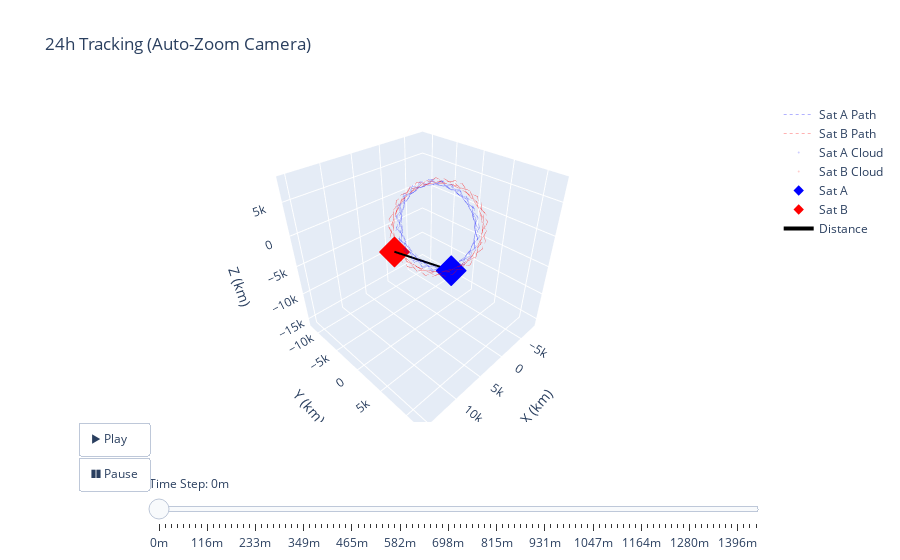

Notebook code for this chart:
### Code cell
import torch
import numpy as np
import pandas as pd
import math
import plotly.graph_objects as go
from sgp4.api import Satrec, WGS72

# --- 1. FORECAST ENGINE (Physics Fixed) ---
class ConjunctionForecaster:
    def __init__(self, assessor, tle1_A, tle2_A, tle1_B, tle2_B):
        self.assessor = assessor
        self.tle_A = (tle1_A, tle2_A)
        self.tle_B = (tle1_B, tle2_B)
        self.device = assessor.device

    def precompute_24h_tracks(self, start_time_str, steps=100):
        print(f"[-] Pre-computing {steps} frames for 24h forecast...")
        self.start_time = pd.to_datetime(start_time_str)
        self.times = np.linspace(0, 1440, steps) # 24 hours
        
        def get_track(tle, times_min):
            sat = Satrec.twoline2rv(*tle, WGS72)
            jd_epoch = sat.jdsatepoch + sat.jdsatepochF
            ts_epoch = pd.Timestamp(jd_epoch - 2440587.5, unit='D')
            
            # Offsets
            epoch_offset_min = (self.start_time - ts_epoch).total_seconds() / 60.0
            dt_since_epoch = times_min + epoch_offset_min
            
            # SGP4 (Julian Date)
            jd_sim = jd_epoch + (dt_since_epoch / 1440.0)
            e, r, v = sat.sgp4_array(jd_sim, np.zeros_like(jd_sim))
            f107 = 133.0 # For simplicity, we use a constant F10.7 here. You can fetch actual values if needed.
            
            # Handle NaNs
            r_np, v_np = np.array(r), np.array(v)
            if np.isnan(r_np).any(): r_np = np.nan_to_num(r_np)
            if np.isnan(v_np).any(): v_np = np.nan_to_num(v_np)

            # PINN Correction
            N = len(r_np)
            bstar = np.full((N, 1), sat.bstar)
            ndot = np.full((N, 1), sat.ndot)
            dt_in = dt_since_epoch.reshape(-1, 1)
            f107_in = np.full((N, 1), f107)
            
            X_raw = np.hstack([r_np, v_np, bstar, ndot, dt_in, f107_in])
            X_scaled = self.assessor.scaler_X.transform(X_raw)
            X_tensor = torch.tensor(X_scaled, dtype=torch.float32).to(self.device)
            t_tensor = torch.tensor(dt_in/1440.0, dtype=torch.float32).to(self.device)
            
            with torch.inference_mode():
                pred = self.assessor.model(X_tensor, t_tensor).cpu().numpy()
            
            corr = self.assessor.scaler_y.inverse_transform(pred)
            return r_np + corr[:, :3], v_np

        self.track_A, self.v_A = get_track(self.tle_A, self.times)
        self.track_B, self.v_B = get_track(self.tle_B, self.times)

    def generate_cloud(self, r, v, n_samples=200):
        # Reduced samples for smoother animation
        u_r = r / np.linalg.norm(r)
        h = np.cross(r, v)
        u_c = h / np.linalg.norm(h)
        u_i = np.cross(u_c, u_r)
        R_mat = np.stack([u_r, u_i, u_c], axis=1)
        # 50m Radial, 500m In-Track
        noise_ric = np.random.normal(0, [0.05, 0.50, 0.05], (n_samples, 3))
        return r + noise_ric @ R_mat.T

# --- 2. VISUALIZER WITH FOLLOW CAMERA ---
def visualize_forecast_animated(forecaster):
    print("[-] Building Follow-Camera Animation...")
    
    track_A = forecaster.track_A
    track_B = forecaster.track_B
    
    fig = go.Figure()

    # --- STATIC BACKGROUND (Whole Orbit) ---
    # We make these thin and transparent so they don't clutter the view
    fig.add_trace(go.Scatter3d(x=track_A[:,0], y=track_A[:,1], z=track_A[:,2],
                               mode='lines', name='Sat A Path', 
                               line=dict(color='blue', width=1, dash='dot'), opacity=0.3))
    fig.add_trace(go.Scatter3d(x=track_B[:,0], y=track_B[:,1], z=track_B[:,2],
                               mode='lines', name='Sat B Path', 
                               line=dict(color='red', width=1, dash='dot'), opacity=0.3))

    # --- DYNAMIC TRACES (Indices 2-6) ---
    cA = forecaster.generate_cloud(track_A[0], forecaster.v_A[0])
    cB = forecaster.generate_cloud(track_B[0], forecaster.v_B[0])
    
    fig.add_trace(go.Scatter3d(x=cA[:,0], y=cA[:,1], z=cA[:,2], mode='markers', name='Sat A Cloud',
                               marker=dict(size=2, color='blue', opacity=0.1))) 
    fig.add_trace(go.Scatter3d(x=cB[:,0], y=cB[:,1], z=cB[:,2], mode='markers', name='Sat B Cloud',
                               marker=dict(size=2, color='red', opacity=0.1))) 
    fig.add_trace(go.Scatter3d(x=[track_A[0,0]], y=[track_A[0,1]], z=[track_A[0,2]], mode='markers', name='Sat A',
                               marker=dict(size=8, color='blue', symbol='diamond'))) 
    fig.add_trace(go.Scatter3d(x=[track_B[0,0]], y=[track_B[0,1]], z=[track_B[0,2]], mode='markers', name='Sat B',
                               marker=dict(size=8, color='red', symbol='diamond'))) 
    fig.add_trace(go.Scatter3d(x=[track_A[0,0], track_B[0,0]], y=[track_A[0,1], track_B[0,1]], z=[track_A[0,2], track_B[0,2]],
                               mode='lines', name='Distance', line=dict(color='black', width=4)))

    # --- FRAMES WITH DYNAMIC CAMERA ---
    frames = []
    
    # Calculate global min/max miss distance to adapt zoom speed
    dists = np.linalg.norm(track_A - track_B, axis=1)
    
    for i, t_min in enumerate(forecaster.times):
        # 1. Update Data
        cloud_A = forecaster.generate_cloud(track_A[i], forecaster.v_A[i])
        cloud_B = forecaster.generate_cloud(track_B[i], forecaster.v_B[i])
        diff = track_A[i] - track_B[i]
        dist = np.linalg.norm(diff)
        
        # Risk Metric
        try:
            cov = np.cov((cloud_A - cloud_B).T)
            inv_cov = np.linalg.inv(cov)
            mahal = math.sqrt(diff.T @ inv_cov @ diff)
        except: mahal = 0.0
        
        status_color = "green" if mahal > 5 else "red"
        time_str = (forecaster.start_time + pd.Timedelta(minutes=t_min)).strftime("%H:%M")
        title_txt = f"Time: {time_str} (+{t_min:.0f}m) | Dist: {dist:.2f}km | <span style='color:{status_color}'>Risk: {mahal:.1f}σ</span>"

        # 2. CALCULATE CAMERA BOX (The "Follow" Logic)
        # Find midpoint between satellites
        mid = (track_A[i] + track_B[i]) / 2
        
        # Determine Zoom Level (Span)
        # If they are far apart (1000km), zoom out. If close (1km), zoom in.
        # We enforce a minimum box size of 50km so we don't get lost.
        span = max(50.0, dist * 1.5) 
        
        x_rng = [mid[0] - span, mid[0] + span]
        y_rng = [mid[1] - span, mid[1] + span]
        z_rng = [mid[2] - span, mid[2] + span]

        frames.append(go.Frame(
            data=[
                go.Scatter3d(x=cloud_A[:,0], y=cloud_A[:,1], z=cloud_A[:,2]),
                go.Scatter3d(x=cloud_B[:,0], y=cloud_B[:,1], z=cloud_B[:,2]),
                go.Scatter3d(x=[track_A[i,0]], y=[track_A[i,1]], z=[track_A[i,2]]),
                go.Scatter3d(x=[track_B[i,0]], y=[track_B[i,1]], z=[track_B[i,2]]),
                go.Scatter3d(x=[track_A[i,0], track_B[i,0]], y=[track_A[i,1], track_B[i,1]], z=[track_A[i,2], track_B[i,2]])
            ],
            traces=[2, 3, 4, 5, 6],
            layout=go.Layout(
                title=title_txt,
                scene=dict(
                    xaxis=dict(range=x_rng),
                    yaxis=dict(range=y_rng),
                    zaxis=dict(range=z_rng)
                )
            ),
            name=str(i)
        ))

    fig.frames = frames

    # --- INITIAL LAYOUT ---
    mid_start = (track_A[0] + track_B[0]) / 2
    span_start = max(50.0, np.linalg.norm(track_A[0]-track_B[0]) * 1.5)
    
    fig.update_layout(
        title="24h Tracking (Auto-Zoom Camera)",
        scene=dict(
            xaxis=dict(title='X (km)', range=[mid_start[0]-span_start, mid_start[0]+span_start]),
            yaxis=dict(title='Y (km)', range=[mid_start[1]-span_start, mid_start[1]+span_start]),
            zaxis=dict(title='Z (km)', range=[mid_start[2]-span_start, mid_start[2]+span_start]),
            aspectmode='cube' # Forces the defined ranges to appear cubic
        ),
        updatemenus=[{
            'type': 'buttons',
            'showactive': False,
            'y': 0, 'x': 0.1,
            'buttons': [{
                'label': '▶ Play',
                'method': 'animate',
                'args': [None, dict(frame=dict(duration=50, redraw=True), fromcurrent=True)]
            }, {
                'label': '❚❚ Pause',
                'method': 'animate',
                'args': [[], dict(frame=dict(duration=0, redraw=False), mode='immediate')]
            }]
        }],
        sliders=[{
            'currentvalue': {'prefix': 'Time Step: ', 'visible': True},
            'pad': {'t': 50},
            'len': 0.9, 'x': 0.1,
            'steps': [{'args': [[str(k)], dict(mode='immediate', frame=dict(duration=0, redraw=True))],
                       'label': f"{t:.0f}m", 'method': 'animate'} for k, t in enumerate(forecaster.times)]
        }]
    )
    
    fig.show()

# --- EXECUTION ---
# Scenario TLEs
tle1_A = "1 50803U 22001A   22011.83334491  .00918374  26886-3 -20449-2 0  9990"
tle2_A = "2 50803  53.2176 175.5863 0053823 179.7175 211.9048 15.94459142  2073"

# starlink 2
tle1_B = "1 50818U 22001R   25201.52391946  .00000770  00000-0  66461-4 0  9997"
tle2_B = "2 50818  53.2172 131.3553 0001321  87.3059 272.8085 15.08836309196634"

# closest debris
# tle1_B = "1 99999U 22001A   22011.83334491  .00918374  26886-3 -20449-2 0  9990"
# tle2_B = "2 99999  53.2100 175.6000 0053823 179.7175 211.9048 15.94459142 42073"

start_time = "2022-01-12 12:00:00"
forecaster = ConjunctionForecaster(assessor, tle1_A, tle2_A, tle1_B, tle2_B)
forecaster.precompute_24h_tracks(start_time, steps=100)
visualize_forecast_animated(forecaster)

### Figure 1 — Plotly figure (JSON) as saved in the notebook; plotly's stock layout.template omitted (floating-point values rounded to 4 significant figures; data arrays with more than 128 entries replaced by an {"elided": "..."} marker saying what was removed)
{"data": [{"line": {"color": "blue", "dash": "dot", "width": 1}, "mode": "lines", "name": "Sat A Path", "opacity": 0.3, "type": "scatter3d", "x": [1506.0, -4731.0, -6585.0, -2497.0, 3881.0, 6544.0, 2869.0, -3577.0, -6739.0, -3763.0, 2631.0, 6514.0, 4100.0, -2256.0, -6590.0, -4852.0, 1262.0, 6153.0, 5203.0, -831.6, -6110.0, -5713.0, -170.0, 5497.0, 5969.0, 658.0, -5330.0, -6306.0, -1606.0, 4595.0, 6435.0, 2169.0, -4295.0, -6613.0, -2961.0, 3460.0, 6572.0, 3481.0, -3038.0, -6608.0, -4167.0, 2156.0, 6407.0, 4609.0, -1609.0, -6288.0, -5173.0, 750.3, 5932.0, 5510.0, -137.3, -5673.0, -5929.0, -684.6, 5169.0, 6152.0, 1309.0, -4796.0, -6413.0, -2079.0, 4154.0, 6499.0, 2684.0, -3692.0, -6602.0, -3375.0, 2944.0, 6528.0, 3924.0, -2408.0, -6479.0, -4513.0, 1597.0, 6237.0, 4975.0, -1006.0, -6049.0, -5436.0, 179.9, 5638.0, 5785.0, 444.1, -5327.0, -6106.0, -1248.0, 4763.0, 6313.0, 1870.0, -4345.0, -6490.0, -2616.0, 3657.0, 6529.0, 3204.0, -3153.0, -6559.0, -3859.0, 2375.0, 6420.0, 4381.0], "y": [3765.0, 3416.0, -2.504, -3450.0, -3575.0, -288.6, 3329.0, 3841.0, 861.5, -2916.0, -3896.0, -1186.0, 2722.0, 4084.0, 1707.0, -2234.0, -4029.0, -2024.0, 1927.0, 4134.0, 2484.0, -1436.0, -3968.0, -2764.0, 1082.0, 3954.0, 3147.0, -566.7, -3710.0, -3366.0, 180.6, 3568.0, 3653.0, 306.3, -3269.0, -3803.0, -719.4, 3038.0, 3989.0, 1187.0, -2655.0, -4051.0, -1599.0, 2361.0, 4119.0, 2026.0, -1900.0, -4098.0, -2404.0, 1561.0, 4059.0, 2769.0, -1059.0, -3928.0, -3092.0, 675.1, 3805.0, 3377.0, -166.4, -3553.0, -3625.0, -251.9, 3359.0, 3817.0, 746.8, -3005.0, -3974.0, -1171.0, 2746.0, 4071.0, 1632.0, -2310.0, -4119.0, -2034.0, 1989.0, 4125.0, 2441.0, -1496.0, -4052.0, -2797.0, 1124.0, 3975.0, 3132.0, -604.0, -3780.0, -3418.0, 195.7, 3623.0, 3666.0, 321.0, -3316.0, -3865.0, -747.6, 3082.0, 4017.0, 1237.0, -2678.0, -4113.0, -1657.0, 2377.0], "z": [-4976.0, -3375.0, 1343.0, 5031.0, 4032.0, -812.1, -4669.0, -4103.0, 341.0, 4592.0, 4675.0, 303.1, -4180.0, -4656.0, -680.7, 3944.0, 5105.0, 1430.0, -3603.0, -4996.0, -1721.0, 3114.0, 5307.0, 2498.0, -2700.0, -5159.0, -2719.0, 2135.0, 5269.0, 3437.0, -1651.0, -5184.0, -3602.0, 1071.0, 4990.0, 4226.0, -529.3, -4803.0, -4364.0, -59.46, 4474.0, 4820.0, 619.0, -4190.0, -4972.0, -1192.0, 3749.0, 5193.0, 1744.0, -3379.0, -5287.0, -2272.0, 2844.0, 5321.0, 2790.0, -2409.0, -5321.0, -3243.0, 1819.0, 5192.0, 3705.0, -1323.0, -5098.0, -4060.0, 716.2, 4821.0, 4445.0, -171.8, -4632.0, -4697.0, -425.7, 4230.0, 4972.0, 989.0, -3946.0, -5125.0, -1555.0, 3440.0, 5256.0, 2104.0, -3070.0, -5320.0, -2612.0, 2494.0, 5293.0, 3120.0, -2046.0, -5264.0, -3546.0, 1438.0, 5081.0, 3986.0, -922.7, -4954.0, -4315.0, 311.8, 4629.0, 4659.0, 247.6, -4405.0]}, {"line": {"color": "red", "dash": "dot", "width": 1}, "mode": "lines", "name": "Sat B Path", "opacity": 0.3, "type": "scatter3d", "x": [5753.0, 3726.0, -1171.0, -4803.0, -4094.0, 353.7, 4774.0, 5426.0, 1769.0, -3105.0, -5078.0, -2477.0, 2493.0, 5624.0, 4272.0, -411.0, -4471.0, -4472.0, -413.3, 4267.0, 5607.0, 2484.0, -2460.0, -5049.0, -3089.0, 1759.0, 5389.0, 4733.0, 356.3, -4046.0, -4749.0, -1158.0, 3686.0, 5681.0, 3149.0, -1765.0, -4912.0, -3625.0, 1003.0, 5054.0, 5101.0, 1115.0, -3536.0, -4921.0, -1865.0, 3042.0, 5645.0, 3750.0, -1035.0, -4670.0, -4076.0, 240.9, 4626.0, 5368.0, 1851.0, -2953.0, -4984.0, -2521.0, 2349.0, 5502.0, 4275.0, -284.6, -4329.0, -4433.0, -512.0, 4115.0, 5531.0, 2548.0, -2310.0, -4939.0, -3112.0, 1622.0, 5255.0, 4715.0, 470.8, -3896.0, -4690.0, -1240.0, 3532.0, 5586.0, 3193.0, -1619.0, -4788.0, -3628.0, 875.3, 4910.0, 5062.0, 1216.0, -3382.0, -4843.0, -1930.0, 2889.0, 5534.0, 3774.0, -895.8, -4533.0, -4058.0, 125.2, 4475.0, 5309.0], "y": [-3158.0, 2317.0, 5776.0, 4293.0, -888.1, -5380.0, -5378.0, -883.1, 4298.0, 5791.0, 2323.0, -3176.0, -6048.0, -3859.0, 1534.0, 5573.0, 4843.0, -50.21, -4964.0, -5736.0, -1712.0, 3699.0, 5928.0, 3082.0, -2437.0, -5956.0, -4491.0, 713.4, 5256.0, 5299.0, 794.0, -4447.0, -5985.0, -2515.0, 3021.0, 5947.0, 3784.0, -1646.0, -5746.0, -5041.0, -129.6, 4831.0, 5653.0, 1628.0, -3838.0, -6118.0, -3276.0, 2275.0, 5847.0, 4415.0, -817.5, -5421.0, -5496.0, -978.1, 4306.0, 5895.0, 2434.0, -3151.0, -6131.0, -3980.0, 1478.0, 5629.0, 4963.0, 32.55, -4988.0, -5847.0, -1815.0, 3690.0, 6021.0, 3198.0, -2397.0, -6025.0, -4612.0, 643.6, 5296.0, 5414.0, 887.1, -4454.0, -6087.0, -2625.0, 2995.0, 6028.0, 3902.0, -1591.0, -5800.0, -5159.0, -211.2, 4855.0, 5761.0, 1729.0, -3830.0, -6209.0, -3390.0, 2235.0, 5914.0, 4533.0, -749.1, -5460.0, -5609.0, -1070.0], "z": [-3120.0, -5663.0, -3521.0, 1500.0, 5145.0, 4323.0, -270.1, -4737.0, -5298.0, -1482.0, 3488.0, 5396.0, 2623.0, -2478.0, -5583.0, -4069.0, 785.8, 4871.0, 4722.0, 463.2, -4291.0, -5516.0, -2179.0, 2901.0, 5417.0, 3235.0, -1795.0, -5407.0, -4548.0, 55.65, 4510.0, 5035.0, 1186.0, -3772.0, -5639.0, -2841.0, 2261.0, 5342.0, 3789.0, -1082.0, -5138.0, -4951.0, -677.6, 4067.0, 5258.0, 1886.0, -3189.0, -5666.0, -3455.0, 1579.0, 5171.0, 4273.0, -352.8, -4783.0, -5268.0, -1401.0, 3551.0, 5387.0, 2551.0, -2553.0, -5596.0, -4010.0, 867.5, 4907.0, 4681.0, 380.7, -4345.0, -5496.0, -2102.0, 2970.0, 5420.0, 3169.0, -1874.0, -5431.0, -4498.0, 138.5, 4555.0, 5004.0, 1105.0, -3834.0, -5630.0, -2768.0, 2336.0, 5355.0, 3729.0, -1164.0, -5173.0, -4909.0, -595.0, 4121.0, 5238.0, 1809.0, -3258.0, -5668.0, -3388.0, 1658.0, 5195.0, 4222.0, -435.7, -4827.0]}, {"marker": {"color": "blue", "opacity": 0.1, "size": 2}, "mode": "markers", "name": "Sat A Cloud", "type": "scatter3d", "x": {"elided": "200 float values"}, "y": {"elided": "200 float values"}, "z": {"elided": "200 float values"}}, {"marker": {"color": "red", "opacity": 0.1, "size": 2}, "mode": "markers", "name": "Sat B Cloud", "type": "scatter3d", "x": {"elided": "200 float values"}, "y": {"elided": "200 float values"}, "z": {"elided": "200 float values"}}, {"marker": {"color": "blue", "size": 8, "symbol": "diamond"}, "mode": "markers", "name": "Sat A", "type": "scatter3d", "x": [1506.0], "y": [3765.0], "z": [-4976.0]}, {"marker": {"color": "red", "size": 8, "symbol": "diamond"}, "mode": "markers", "name": "Sat B", "type": "scatter3d", "x": [5753.0], "y": [-3158.0], "z": [-3120.0]}, {"line": {"color": "black", "width": 4}, "mode": "lines", "name": "Distance", "type": "scatter3d", "x": [1506.0, 5753.0], "y": [3765.0, -3158.0], "z": [-4976.0, -3120.0]}], "layout": {"scene": {"aspectmode": "cube", "xaxis": {"range": [-8867.0, 16130.0], "title": {"text": "X (km)"}}, "yaxis": {"range": [-12190.0, 12800.0], "title": {"text": "Y (km)"}}, "zaxis": {"range": [-16550.0, 8449.0], "title": {"text": "Z (km)"}}}, "sliders": [{"currentvalue": {"prefix": "Time Step: ", "visible": true}, "len": 0.9, "pad": {"t": 50}, "steps": [{"args": [["0"], {"frame": {"duration": 0, "redraw": true}, "mode": "immediate"}], "label": "0m", "method": "animate"}, {"args": [["1"], {"frame": {"duration": 0, "redraw": true}, "mode": "immediate"}], "label": "15m", "method": "animate"}, {"args": [["2"], {"frame": {"duration": 0, "redraw": true}, "mode": "immediate"}], "label": "29m", "method": "animate"}, {"args": [["3"], {"frame": {"duration": 0, "redraw": true}, "mode": "immediate"}], "label": "44m", "method": "animate"}, {"args": [["4"], {"frame": {"duration": 0, "redraw": true}, "mode": "immediate"}], "label": "58m", "method": "animate"}, {"args": [["5"], {"frame": {"duration": 0, "redraw": true}, "mode": "immediate"}], "label": "73m", "method": "animate"}, {"args": [["6"], {"frame": {"duration": 0, "redraw": true}, "mode": "immediate"}], "label": "87m", "method": "animate"}, {"args": [["7"], {"frame": {"duration": 0, "redraw": true}, "mode": "immediate"}], "label": "102m", "method": "animate"}, {"args": [["8"], {"frame": {"duration": 0, "redraw": true}, "mode": "immediate"}], "label": "116m", "method": "animate"}, {"args": [["9"], {"frame": {"duration": 0, "redraw": true}, "mode": "immediate"}], "label": "131m", "method": "animate"}, {"args": [["10"], {"frame": {"duration": 0, "redraw": true}, "mode": "immediate"}], "label": "145m", "method": "animate"}, {"args": [["11"], {"frame": {"duration": 0, "redraw": true}, "mode": "immediate"}], "label": "160m", "method": "animate"}, {"args": [["12"], {"frame": {"duration": 0, "redraw": true}, "mode": "immediate"}], "label": "175m", "method": "animate"}, {"args": [["13"], {"frame": {"duration": 0, "redraw": true}, "mode": "immediate"}], "label": "189m", "method": "animate"}, {"args": [["14"], {"frame": {"duration": 0, "redraw": true}, "mode": "immediate"}], "label": "204m", "method": "animate"}, {"args": [["15"], {"frame": {"duration": 0, "redraw": true}, "mode": "immediate"}], "label": "218m", "method": "animate"}, {"args": [["16"], {"frame": {"duration": 0, "redraw": true}, "mode": "immediate"}], "label": "233m", "method": "animate"}, {"args": [["17"], {"frame": {"duration": 0, "redraw": true}, "mode": "immediate"}], "label": "247m", "method": "animate"}, {"args": [["18"], {"frame": {"duration": 0, "redraw": true}, "mode": "immediate"}], "label": "262m", "method": "animate"}, {"args": [["19"], {"frame": {"duration": 0, "redraw": true}, "mode": "immediate"}], "label": "276m", "method": "animate"}, {"args": [["20"], {"frame": {"duration": 0, "redraw": true}, "mode": "immediate"}], "label": "291m", "method": "animate"}, {"args": [["21"], {"frame": {"duration": 0, "redraw": true}, "mode": "immediate"}], "label": "305m", "method": "animate"}, {"args": [["22"], {"frame": {"duration": 0, "redraw": true}, "mode": "immediate"}], "label": "320m", "method": "animate"}, {"args": [["23"], {"frame": {"duration": 0, "redraw": true}, "mode": "immediate"}], "label": "335m", "method": "animate"}, {"args": [["24"], {"frame": {"duration": 0, "redraw": true}, "mode": "immediate"}], "label": "349m", "method": "animate"}, {"args": [["25"], {"frame": {"duration": 0, "redraw": true}, "mode": "immediate"}], "label": "364m", "method": "animate"}, {"args": [["26"], {"frame": {"duration": 0, "redraw": true}, "mode": "immediate"}], "label": "378m", "method": "animate"}, {"args": [["27"], {"frame": {"duration": 0, "redraw": true}, "mode": "immediate"}], "label": "393m", "method": "animate"}, {"args": [["28"], {"frame": {"duration": 0, "redraw": true}, "mode": "immediate"}], "label": "407m", "method": "animate"}, {"args": [["29"], {"frame": {"duration": 0, "redraw": true}, "mode": "immediate"}], "label": "422m", "method": "animate"}, {"args": [["30"], {"frame": {"duration": 0, "redraw": true}, "mode": "immediate"}], "label": "436m", "method": "animate"}, {"args": [["31"], {"frame": {"duration": 0, "redraw": true}, "mode": "immediate"}], "label": "451m", "method": "animate"}, {"args": [["32"], {"frame": {"duration": 0, "redraw": true}, "mode": "immediate"}], "label": "465m", "method": "animate"}, {"args": [["33"], {"frame": {"duration": 0, "redraw": true}, "mode": "immediate"}], "label": "480m", "method": "animate"}, {"args": [["34"], {"frame": {"duration": 0, "redraw": true}, "mode": "immediate"}], "label": "495m", "method": "animate"}, {"args": [["35"], {"frame": {"duration": 0, "redraw": true}, "mode": "immediate"}], "label": "509m", "method": "animate"}, {"args": [["36"], {"frame": {"duration": 0, "redraw": true}, "mode": "immediate"}], "label": "524m", "method": "animate"}, {"args": [["37"], {"frame": {"duration": 0, "redraw": true}, "mode": "immediate"}], "label": "538m", "method": "animate"}, {"args": [["38"], {"frame": {"duration": 0, "redraw": true}, "mode": "immediate"}], "label": "553m", "method": "animate"}, {"args": [["39"], {"frame": {"duration": 0, "redraw": true}, "mode": "immediate"}], "label": "567m", "method": "animate"}, {"args": [["40"], {"frame": {"duration": 0, "redraw": true}, "mode": "immediate"}], "label": "582m", "method": "animate"}, {"args": [["41"], {"frame": {"duration": 0, "redraw": true}, "mode": "immediate"}], "label": "596m", "method": "animate"}, {"args": [["42"], {"frame": {"duration": 0, "redraw": true}, "mode": "immediate"}], "label": "611m", "method": "animate"}, {"args": [["43"], {"frame": {"duration": 0, "redraw": true}, "mode": "immediate"}], "label": "625m", "method": "animate"}, {"args": [["44"], {"frame": {"duration": 0, "redraw": true}, "mode": "immediate"}], "label": "640m", "method": "animate"}, {"args": [["45"], {"frame": {"duration": 0, "redraw": true}, "mode": "immediate"}], "label": "655m", "method": "animate"}, {"args": [["46"], {"frame": {"duration": 0, "redraw": true}, "mode": "immediate"}], "label": "669m", "method": "animate"}, {"args": [["47"], {"frame": {"duration": 0, "redraw": true}, "mode": "immediate"}], "label": "684m", "method": "animate"}, {"args": [["48"], {"frame": {"duration": 0, "redraw": true}, "mode": "immediate"}], "label": "698m", "method": "animate"}, {"args": [["49"], {"frame": {"duration": 0, "redraw": true}, "mode": "immediate"}], "label": "713m", "method": "animate"}, {"args": [["50"], {"frame": {"duration": 0, "redraw": true}, "mode": "immediate"}], "label": "727m", "method": "animate"}, {"args": [["51"], {"frame": {"duration": 0, "redraw": true}, "mode": "immediate"}], "label": "742m", "method": "animate"}, {"args": [["52"], {"frame": {"duration": 0, "redraw": true}, "mode": "immediate"}], "label": "756m", "method": "animate"}, {"args": [["53"], {"frame": {"duration": 0, "redraw": true}, "mode": "immediate"}], "label": "771m", "method": "animate"}, {"args": [["54"], {"frame": {"duration": 0, "redraw": true}, "mode": "immediate"}], "label": "785m", "method": "animate"}, {"args": [["55"], {"frame": {"duration": 0, "redraw": true}, "mode": "immediate"}], "label": "800m", "method": "animate"}, {"args": [["56"], {"frame": {"duration": 0, "redraw": true}, "mode": "immediate"}], "label": "815m", "method": "animate"}, {"args": [["57"], {"frame": {"duration": 0, "redraw": true}, "mode": "immediate"}], "label": "829m", "method": "animate"}, {"args": [["58"], {"frame": {"duration": 0, "redraw": true}, "mode": "immediate"}], "label": "844m", "method": "animate"}, {"args": [["59"], {"frame": {"duration": 0, "redraw": true}, "mode": "immediate"}], "label": "858m", "method": "animate"}, {"args": [["60"], {"frame": {"duration": 0, "redraw": true}, "mode": "immediate"}], "label": "873m", "method": "animate"}, {"args": [["61"], {"frame": {"duration": 0, "redraw": true}, "mode": "immediate"}], "label": "887m", "method": "animate"}, {"args": [["62"], {"frame": {"duration": 0, "redraw": true}, "mode": "immediate"}], "label": "902m", "method": "animate"}, {"args": [["63"], {"frame": {"duration": 0, "redraw": true}, "mode": "immediate"}], "label": "916m", "method": "animate"}, {"args": [["64"], {"frame": {"duration": 0, "redraw": true}, "mode": "immediate"}], "label": "931m", "method": "animate"}, {"args": [["65"], {"frame": {"duration": 0, "redraw": true}, "mode": "immediate"}], "label": "945m", "method": "animate"}, {"args": [["66"], {"frame": {"duration": 0, "redraw": true}, "mode": "immediate"}], "label": "960m", "method": "animate"}, {"args": [["67"], {"frame": {"duration": 0, "redraw": true}, "mode": "immediate"}], "label": "975m", "method": "animate"}, {"args": [["68"], {"frame": {"duration": 0, "redraw": true}, "mode": "immediate"}], "label": "989m", "method": "animate"}, {"args": [["69"], {"frame": {"duration": 0, "redraw": true}, "mode": "immediate"}], "label": "1004m", "method": "animate"}, {"args": [["70"], {"frame": {"duration": 0, "redraw": true}, "mode": "immediate"}], "label": "1018m", "method": "animate"}, {"args": [["71"], {"frame": {"duration": 0, "redraw": true}, "mode": "immediate"}], "label": "1033m", "method": "animate"}, {"args": [["72"], {"frame": {"duration": 0, "redraw": true}, "mode": "immediate"}], "label": "1047m", "method": "animate"}, {"args": [["73"], {"frame": {"duration": 0, "redraw": true}, "mode": "immediate"}], "label": "1062m", "method": "animate"}, {"args": [["74"], {"frame": {"duration": 0, "redraw": true}, "mode": "immediate"}], "label": "1076m", "method": "animate"}, {"args": [["75"], {"frame": {"duration": 0, "redraw": true}, "mode": "immediate"}], "label": "1091m", "method": "animate"}, {"args": [["76"], {"frame": {"duration": 0, "redraw": true}, "mode": "immediate"}], "label": "1105m", "method": "animate"}, {"args": [["77"], {"frame": {"duration": 0, "redraw": true}, "mode": "immediate"}], "label": "1120m", "method": "animate"}, {"args": [["78"], {"frame": {"duration": 0, "redraw": true}, "mode": "immediate"}], "label": "1135m", "method": "animate"}, {"args": [["79"], {"frame": {"duration": 0, "redraw": true}, "mode": "immediate"}], "label": "1149m", "method": "animate"}, {"args": [["80"], {"frame": {"duration": 0, "redraw": true}, "mode": "immediate"}], "label": "1164m", "method": "animate"}, {"args": [["81"], {"frame": {"duration": 0, "redraw": true}, "mode": "immediate"}], "label": "1178m", "method": "animate"}, {"args": [["82"], {"frame": {"duration": 0, "redraw": true}, "mode": "immediate"}], "label": "1193m", "method": "animate"}, {"args": [["83"], {"frame": {"duration": 0, "redraw": true}, "mode": "immediate"}], "label": "1207m", "method": "animate"}, {"args": [["84"], {"frame": {"duration": 0, "redraw": true}, "mode": "immediate"}], "label": "1222m", "method": "animate"}, {"args": [["85"], {"frame": {"duration": 0, "redraw": true}, "mode": "immediate"}], "label": "1236m", "method": "animate"}, {"args": [["86"], {"frame": {"duration": 0, "redraw": true}, "mode": "immediate"}], "label": "1251m", "method": "animate"}, {"args": [["87"], {"frame": {"duration": 0, "redraw": true}, "mode": "immediate"}], "label": "1265m", "method": "animate"}, {"args": [["88"], {"frame": {"duration": 0, "redraw": true}, "mode": "immediate"}], "label": "1280m", "method": "animate"}, {"args": [["89"], {"frame": {"duration": 0, "redraw": true}, "mode": "immediate"}], "label": "1295m", "method": "animate"}, {"args": [["90"], {"frame": {"duration": 0, "redraw": true}, "mode": "immediate"}], "label": "1309m", "method": "animate"}, {"args": [["91"], {"frame": {"duration": 0, "redraw": true}, "mode": "immediate"}], "label": "1324m", "method": "animate"}, {"args": [["92"], {"frame": {"duration": 0, "redraw": true}, "mode": "immediate"}], "label": "1338m", "method": "animate"}, {"args": [["93"], {"frame": {"duration": 0, "redraw": true}, "mode": "immediate"}], "label": "1353m", "method": "animate"}, {"args": [["94"], {"frame": {"duration": 0, "redraw": true}, "mode": "immediate"}], "label": "1367m", "method": "animate"}, {"args": [["95"], {"frame": {"duration": 0, "redraw": true}, "mode": "immediate"}], "label": "1382m", "method": "animate"}, {"args": [["96"], {"frame": {"duration": 0, "redraw": true}, "mode": "immediate"}], "label": "1396m", "method": "animate"}, {"args": [["97"], {"frame": {"duration": 0, "redraw": true}, "mode": "immediate"}], "label": "1411m", "method": "animate"}, {"args": [["98"], {"frame": {"duration": 0, "redraw": true}, "mode": "immediate"}], "label": "1425m", "method": "animate"}, {"args": [["99"], {"frame": {"duration": 0, "redraw": true}, "mode": "immediate"}], "label": "1440m", "method": "animate"}], "x": 0.1}], "title": {"text": "24h Tracking (Auto-Zoom Camera)"}, "updatemenus": [{"buttons": [{"args": [null, {"frame": {"duration": 50, "redraw": true}, "fromcurrent": true}], "label": "▶ Play", "method": "animate"}, {"args": [[], {"frame": {"duration": 0, "redraw": false}, "mode": "immediate"}], "label": "❚❚ Pause", "method": "animate"}], "showactive": false, "type": "buttons", "x": 0.1, "y": 0}]}}
